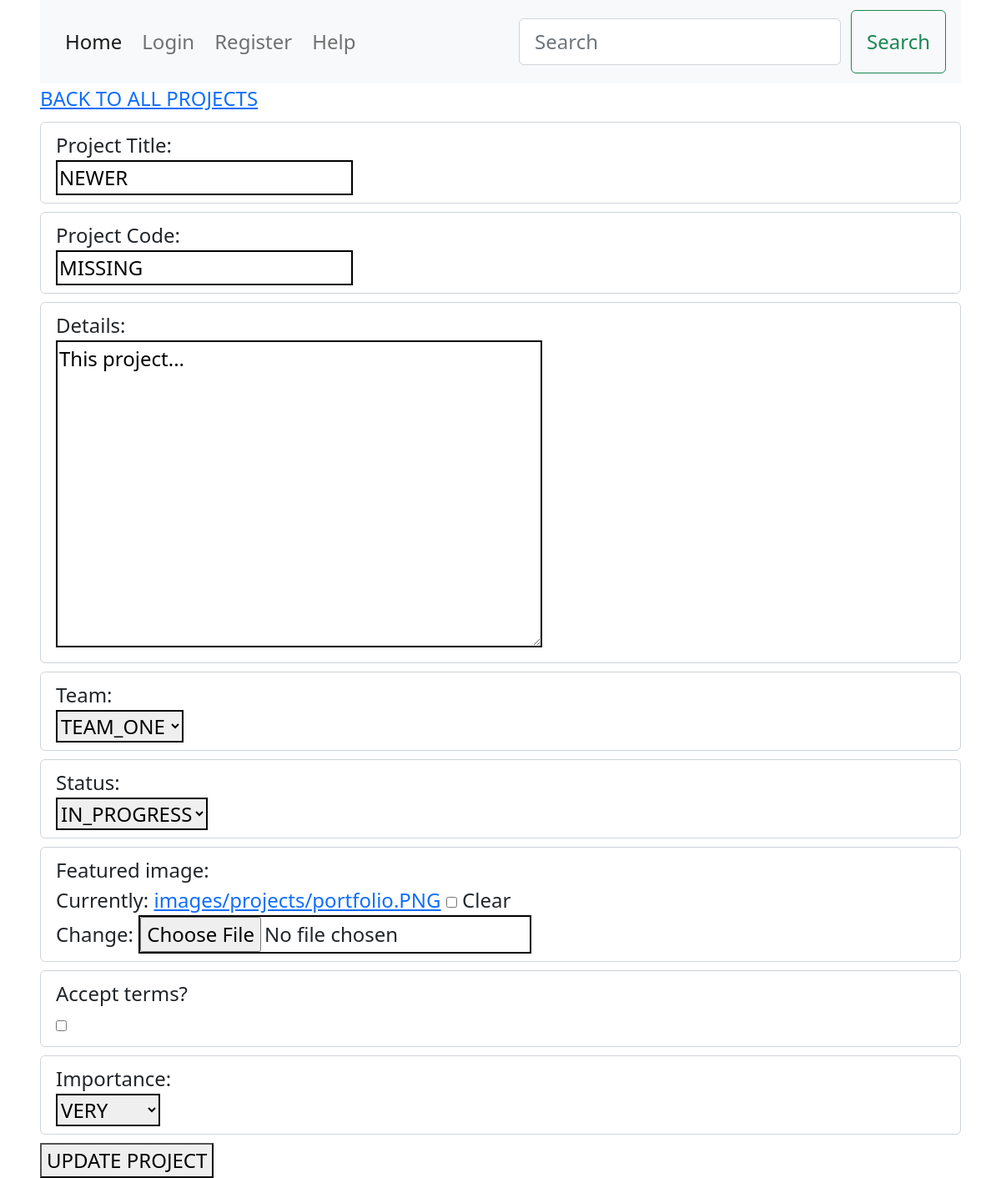
Page /projects/update-project/05329cf618444b4bb0ef9e5eea0e342e/ on the earlier database version.
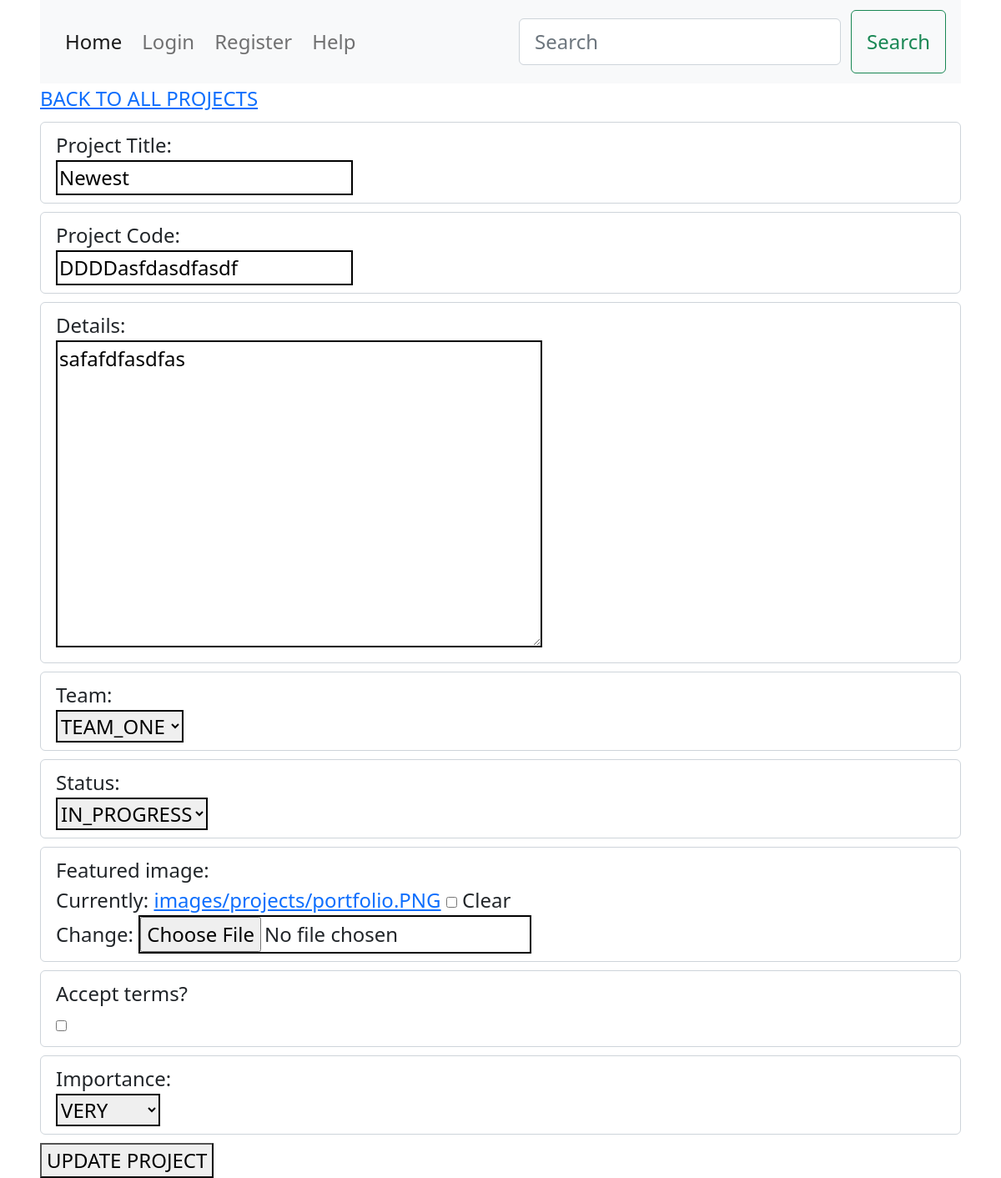
Same page on the later database version.
### projects/models.py (models this page shows, shortened)
class Project(models.Model):
    IMPORTANCE = (
        ("very", ("VERY")),
        ("medium", ("MEDIUM")),
        ("low", ("LOW")),
    )
    id = models.UUIDField(
        default=uuid.uuid4, unique=True, primary_key=True, editable=False
    )
    created = models.DateTimeField(auto_now_add=True)
    project_code = models.CharField(
        max_length=40, validators=[MinLengthValidator(6)], default="MISSING"
    )
    team = models.ForeignKey(
        Team, null=True, blank=False, on_delete=models.PROTECT, related_name="projects"
    )
    title = models.CharField(max_length=200, validators=[MinLengthValidator(3)])
    description = models.TextField(null=True, validators=[MinLengthValidator(6)])
    featured_image = models.ImageField(
        null=True, blank=True, default="default.jpg", upload_to="images/projects/"
    )
    status = models.ForeignKey(
        Status,
        null=True,
        blank=False,
        on_delete=models.PROTECT,
        related_name="projects",
    )
    agree = models.BooleanField(default=False, blank=False, null=False)
    importance = models.CharField(
        max_length=32,
        choices=IMPORTANCE,
        default="VERY",
    )

### projects/views.py (the view, shortened to what this page needs)
def updateProject(request, pk):
    project = Project.objects.get(id=pk)
    form = ProjectForm(instance=project)
    print("UPDATE")
    context = {"form": form, "project": project}
    return render(request, "projects/project-update.html", context)

### projects/models.py (called while the page is built)
    def __str__(self):
        return self.status

    def __str__(self):
        return self.team_name

### projects/templates/projects/project-update.html (shortened to what this page needs)
{% extends 'base.html' %}
{% load static %}
{% block content %}
<main class="">
  <div class="">
    <a href="{% url 'projects:projects' %}" class="f">
      BACK TO ALL PROJECTS</a>
  </div>
  <div class="">
    <div class="">
      <form method="POST" enctype="multipart/form-data">
        {% for field in form %}
        <div class="form-control {% if field.errors %}errors{% endif %}">
          <div class="">{{ field.label_tag }}</div>
          <div class="">{{ field }}</div>
        </div>
        {% endfor %}
        <button type="submit" class="">UPDATE
          PROJECT</button>
      </form>
</main>
{% endblock %}

Differences in the rows shown:
changed Project "TEAM_ONE": title "NEWER" → "Newest"; project_code "MISSING" → "DDDDasfdasdfasdf"; description "This project..." → "safafdfasdfas"
